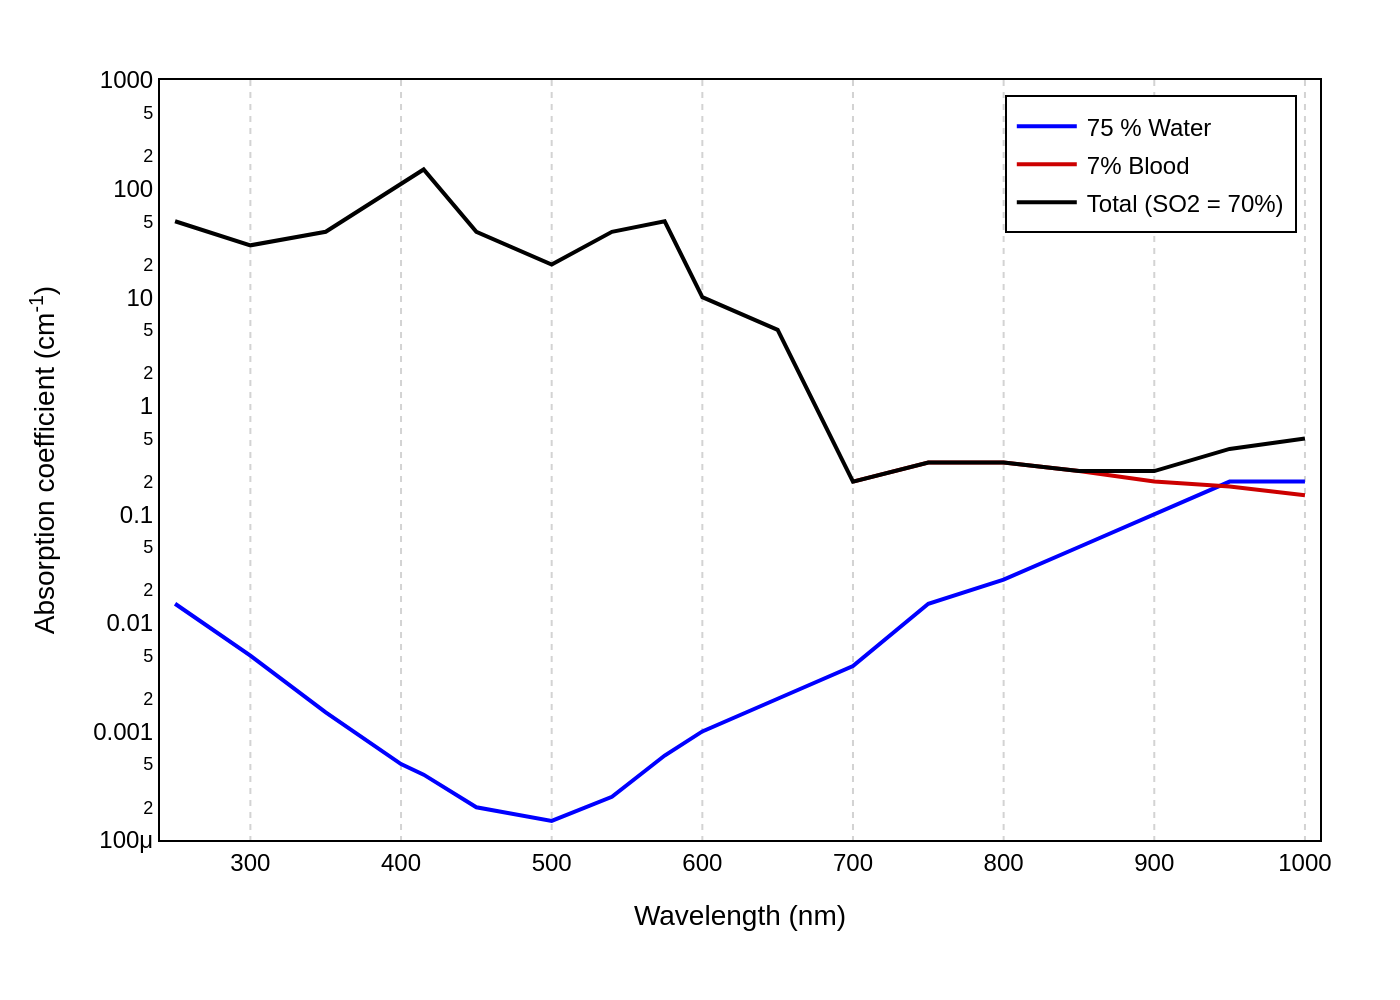

Generate this figure with Python:
import sys
import json
import pathlib
import plotly.graph_objects as go

# Ensure a JSON file path is provided as a command-line argument
if len(sys.argv) != 2:
    print("Usage: python create_chart.py <path_to_json_file>")
    sys.exit(1)

# Get the JSON file path from the command-line argument
json_file_path = pathlib.Path(sys.argv[1])

# Verify that the specified file exists
if not json_file_path.is_file():
    print(f"Error: File not found at {json_file_path}")
    sys.exit(1)

# Read and parse the JSON data from the file
with open(json_file_path, 'r', encoding='utf-8') as f:
    chart_spec = json.load(f)

# Extract data, texts, and colors from the JSON structure
data_series = chart_spec['chart_data']
texts = chart_spec['texts']
colors = chart_spec['colors']

# Initialize a new figure
fig = go.Figure()

# Iterate through the data series and add a trace for each one
for i, series in enumerate(data_series):
    fig.add_trace(go.Scatter(
        x=series['x'],
        y=series['y'],
        name=series['name'],
        mode='lines',
        line=dict(color=colors[i]),
        connectgaps=False # Ensure gaps for null data points
    ))

# Configure the overall layout of the chart
fig.update_layout(
    font=dict(
        family="Arial",
        size=12,
        color="black"
    ),
    xaxis_title=texts.get('x_axis_title'),
    yaxis_title=texts.get('y_axis_title'),
    plot_bgcolor='white',
    legend=dict(
        x=0.98,
        y=0.98,
        xanchor='right',
        yanchor='top',
        bgcolor='white',
        bordercolor='black',
        borderwidth=1
    ),
    margin=dict(l=80, r=40, t=40, b=80),
    xaxis=dict(
        showline=True,
        linewidth=1,
        linecolor='black',
        mirror=True,
        showgrid=True,  # Show vertical grid lines
        gridwidth=1,
        gridcolor='lightgray',
        griddash='dot',
        range=[240, 1010]
    ),
    yaxis=dict(
        type='log',
        showline=True,
        linewidth=1,
        linecolor='black',
        mirror=True,
        showgrid=False, # Hide horizontal grid lines as per original
        range=[-4, 3] # Log scale range from 10^-4 to 10^3
    )
)

# Determine the output filename from the input JSON file's base name
output_filename_base = json_file_path.stem
output_png_path = f"{output_filename_base}.png"

# Save the generated figure to a PNG file with a high resolution
fig.write_image(output_png_path, scale=2)

print(f"Chart saved to {output_png_path}")
